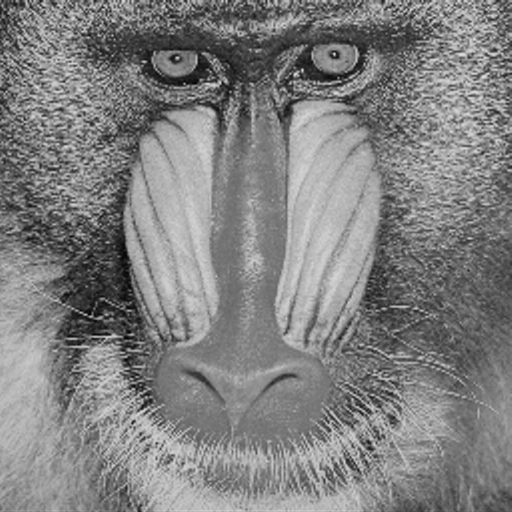
%> input picture data/simulation/mandrill.bmp, 512 x 512 px
$ octave demo_phase_retrieval_sim.m   (GNU Octave 9; MATLAB toolbox functions it lacks are replaced by stand-ins)
%> lines starting %> are read from the running program, lines starting %| are printed output that depends on the picture
% ========================================================================
% Introduction
% ========================================================================
% This code provides a simple demonstration of the projected refractive
% index framework for multi-wavelength phase retrieval.
% Author: Yunhui Gao (gyh21@mails.tsinghua.edu.cn)
% =========================================================================
%%
% =========================================================================
% Data generation
% =========================================================================
clear;clc
close all

% load functions
addpath(genpath('./utils'))
addpath(genpath('../src'))

% load test image
n = 256;        % image dimension
img = mat2gray(imresize(im2double(imread('../data/simulation/Mandrill.bmp')),[n,n]));
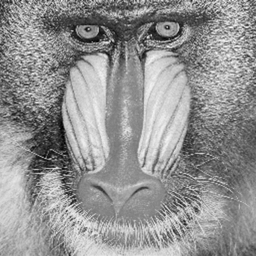
%> img: size 256x256 double; min 0, max 1, mean 0.575

% sample
amp = ones(n,n);            % amplitude
opl = 0.3e-3*img;           % optical path length (mm)

% physical parameters
K = 3;                                      % number of diversity measurements
params.pxsize = 5e-3;                       % pixel size (mm)
params.wavlen = linspace(0.4e-3,0.6e-3,K);  % wavelength (mm)
params.dist   = 2;                          % imaging distance (mm)
params.method = 'Angular Spectrum';         % numerical method

% zero-pad the object to avoid convolution artifacts
kernelsize = params.dist*max(params.wavlen)/params.pxsize/2;    % diffraction kernel size
nullpixels = ceil(kernelsize / params.pxsize);                  % number of padding pixels

% forward model operators
Q  = @(x,k) propagate(x, params.dist,params.pxsize,params.wavlen(k),params.method); % forward propagation
QH = @(x,k) propagate(x,-params.dist,params.pxsize,params.wavlen(k),params.method); % Hermitian of Q: backward propagation
C  = @(x) imgcrop(x,nullpixels);        % image cropping operation
CT = @(x) zeropad(x,nullpixels);        % transpose of C: zero-padding operation
A  = @(x,k) C(Q(x,k));                  % overall sampling operation
AH = @(x,k) QH(CT(x),k);                % Hermitian of A

% generate data
rng(0)              % random seed, for reproducibility
noisevar = 0.01;    % noise level
y = zeros(n,n,K);
x_gt = zeros(n+2*nullpixels,n+2*nullpixels,K);
u_gt = zeros(n+2*nullpixels,n+2*nullpixels,K);
%> the run ends on the next line
for k = 1:K
% [168 lines not run here, left out]
% [76 lines left out: functions F, dF, dFk, imgcrop, not called in this run]


function u = zeropad(x,padsize)
% =========================================================================
% Zero-pad the image.
% -------------------------------------------------------------------------
% Input:    - x        : Original image.
%           - padsize  : Padding pixel number along each dimension.
% Output:   - u        : Zero-padded image.
% =========================================================================
u = padarray(x,[padsize,padsize],0);
end

$ run again, with data/simulation/Barbana.bmp copied over data/simulation/mandrill.bmp
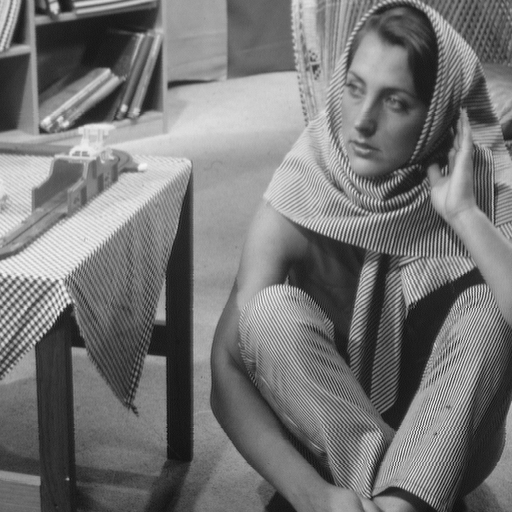
%> input picture data/simulation/Barbana.bmp, 512 x 512 px
%> `img = mat2gray(imresize(im2double(imread('../data/simulation/Mandrill...`:
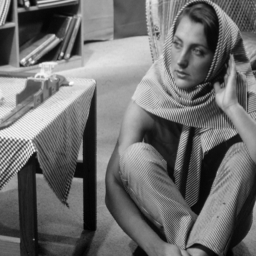
%> img: size 256x256 double; min 0, max 1, mean 0.435

$ run again, with data/simulation/Boat.bmp copied over data/simulation/mandrill.bmp
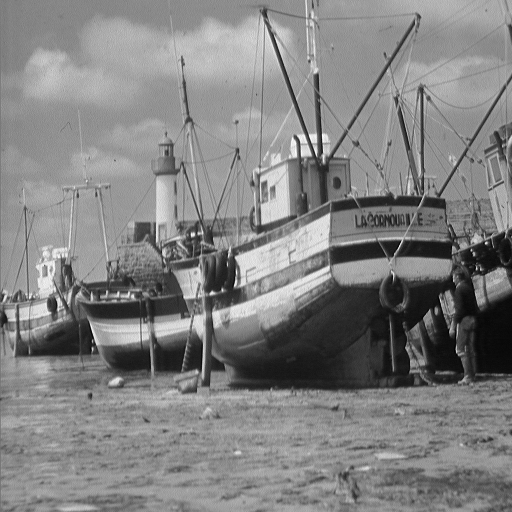
%> input picture data/simulation/Boat.bmp, 512 x 512 px
%> `img = mat2gray(imresize(im2double(imread('../data/simulation/Mandrill...`:
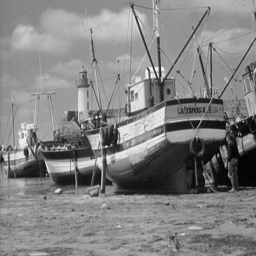
%> img: size 256x256 double; min 0, max 1, mean 0.513

$ run again, with data/simulation/Goldhill.bmp copied over data/simulation/mandrill.bmp
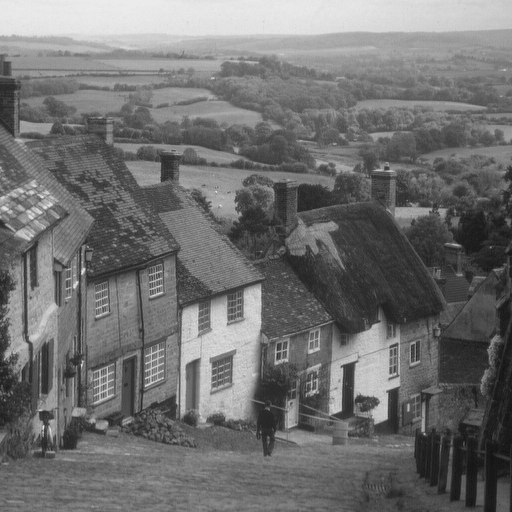
%> input picture data/simulation/Goldhill.bmp, 512 x 512 px
%> `img = mat2gray(imresize(im2double(imread('../data/simulation/Mandrill...`:
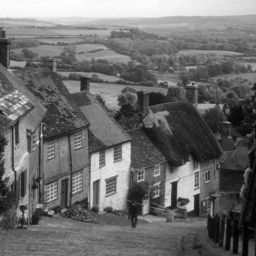
%> img: size 256x256 double; min 0, max 1, mean 0.427
